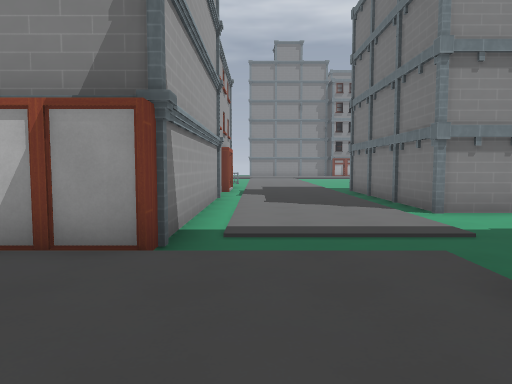
View 1 (above)

24 first-person views from a walk through a Godot game level. The camera is 1.5 m above the floor, tilts 4° down and sees 70° across. The floor is counted in squares, 2 m on a side. Each view is taken from the middle of a square. On the plan, view 1 faces up. The plan holds only what a view shows up to about 11 squares ahead; the rest is blank. The place goes on beyond the plan. Some surface patterns are stand-ins.

View 2
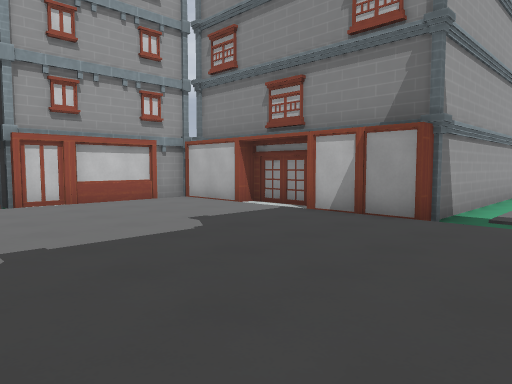

View 3
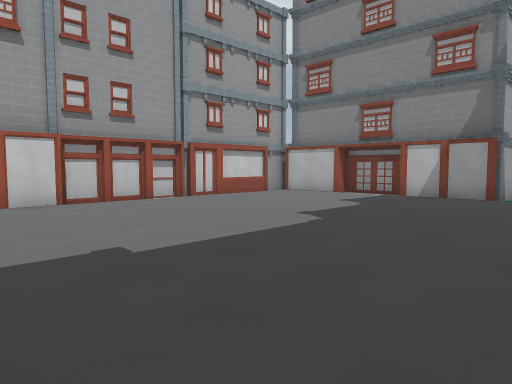

View 4
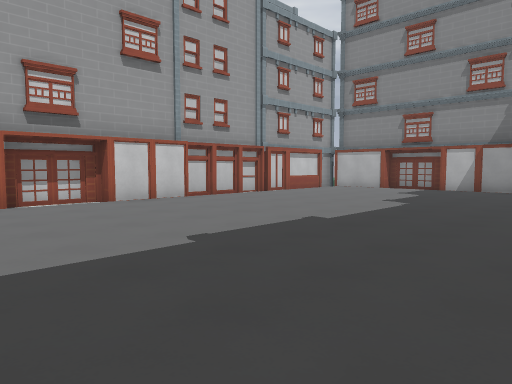

View 5
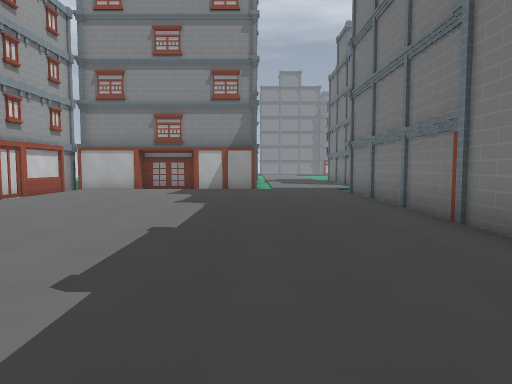

View 6
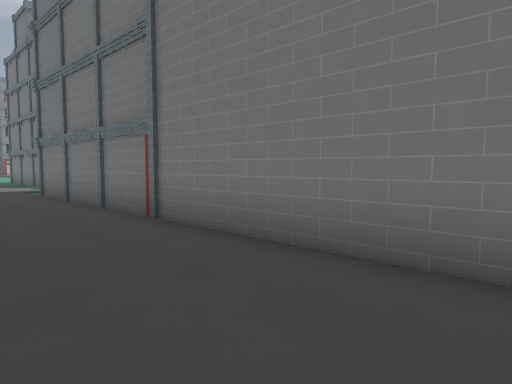

View 7
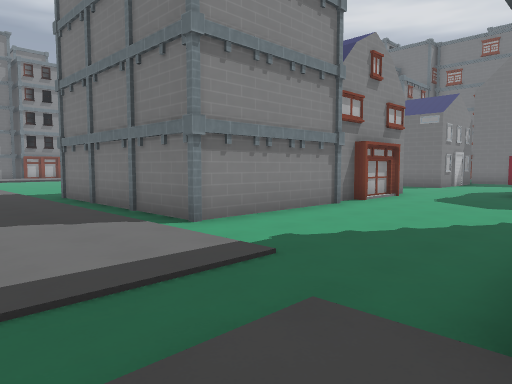

View 8
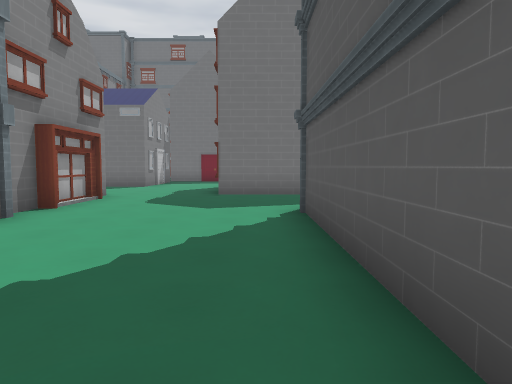

View 9
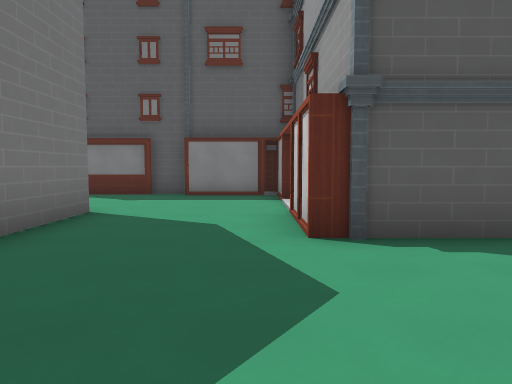

View 10
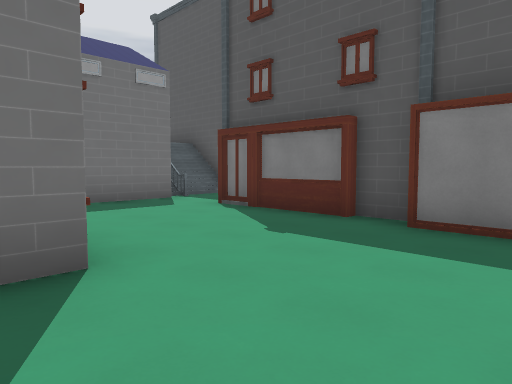

View 11
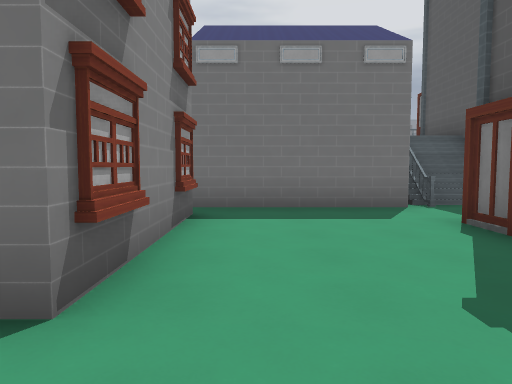

View 12
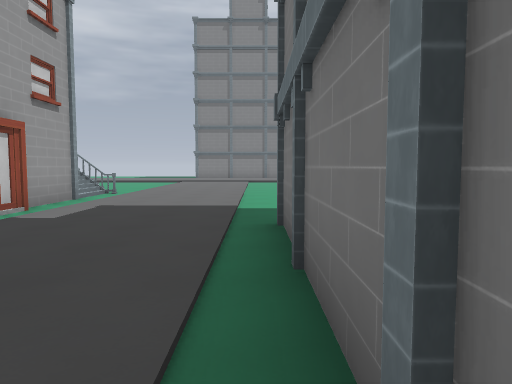

View 13
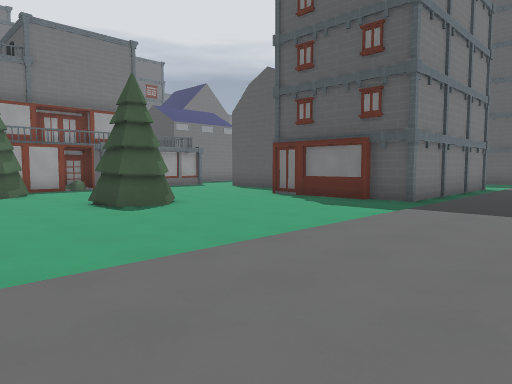

View 14
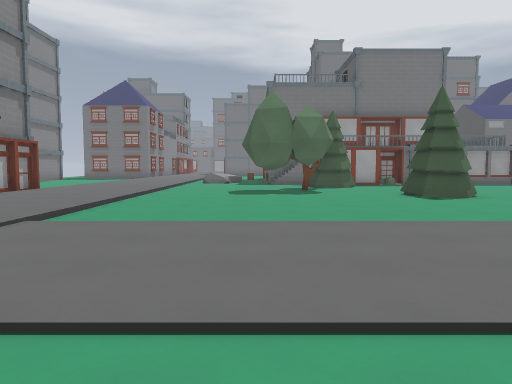

View 15
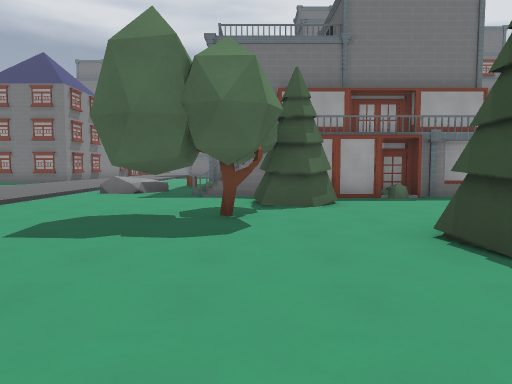

View 16
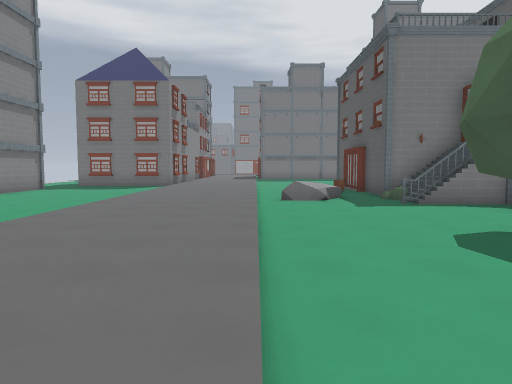

View 17
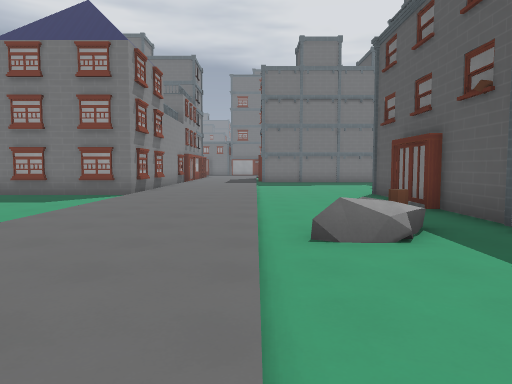

View 18
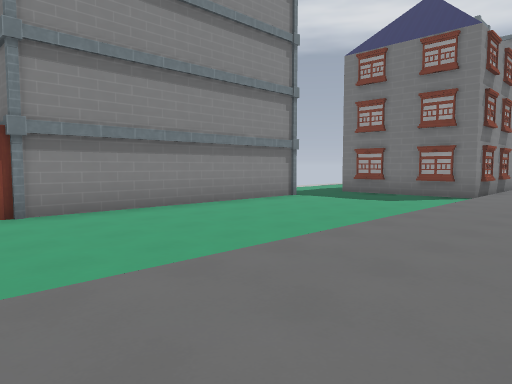

View 19
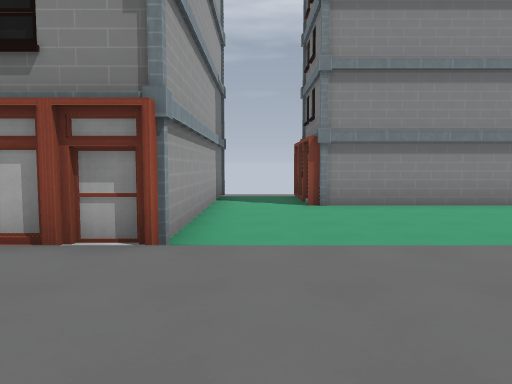

View 20
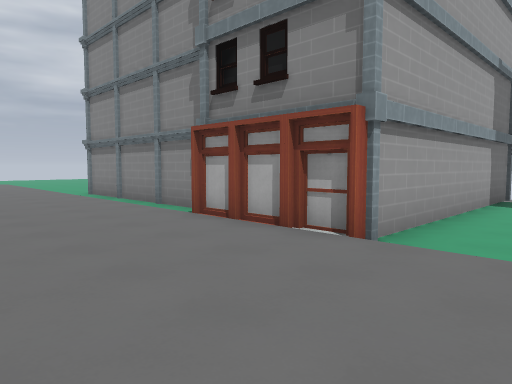

View 21
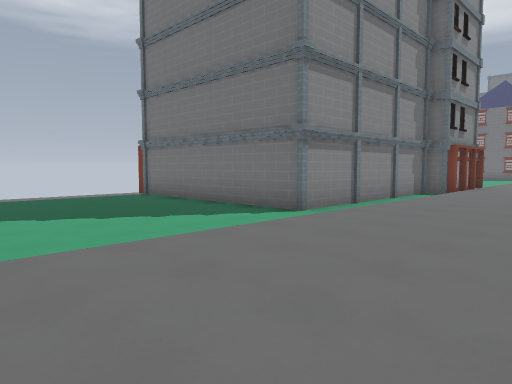

View 22
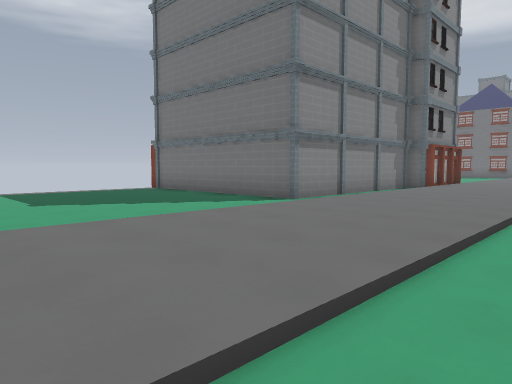

View 23
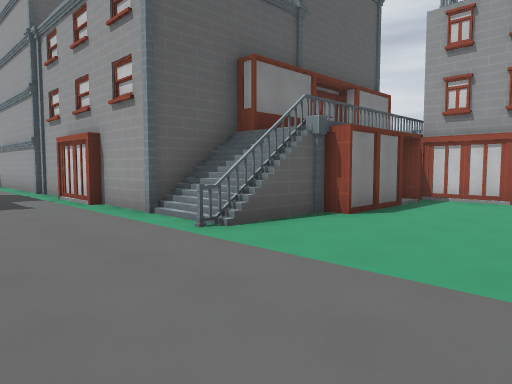

View 24
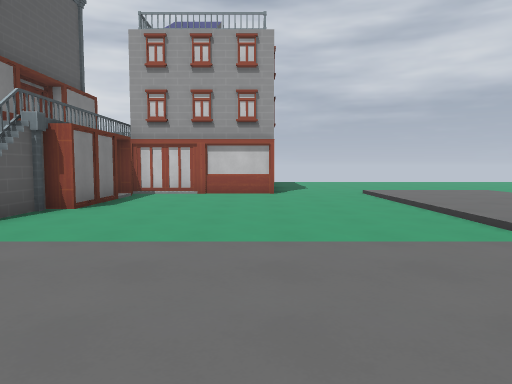

### Floor plan
Key: @ floor where view 1 was taken; # wall or solid block; x gap in a wall; . main floor; : floor 0.25 m higher than the main floor; / step, stairs or slope; D closed door; ^ raised ledge; T tree; R rock; B bush; O other object.
Columns run from 7 left of view 1 to 21 right of it. Each row starts with its distance up from view 1.
 36                 #
 35   .....#        #.#
 34   .....#        D.D
 33   .....#        D.D####D##
 32  ......#        #...........#
 31  ......#        #...........#
 30  ......#######  #...........#
 29  ............##DD...........#
 28 /::::::::::::::::::::::::::::
 27 /::::::::::::::::::::::::::::
 26 /::::::::::::::::::::::::::::
 25 ///////:::///////////////////
 24 .......:::...........RR......
 23 .......:::............R  ....
 22 #......:::.......T......#DD..
 21 #......:::.......x..#B###DD##
 20 D......:::.......TTT#/#O
 19 D.##...:::........TT# #
 18 #D#####:::....TT....#
 17   #^///:::....TT....B D
 16     ###:::......  ..D D
 15       #:::.......   # #
 14       D:::.......     #
 13       D:::.###D.
 12       #:::.#
 11       #:::.#
 10       #:::.#
  9       #:::.D
  8       #:::.#
  7       #:::.#####DD#..
  6       #:::...........
  5       #:::...........
  4 ##DD###............#
  3 #////////..........#
  2 #::::::::#######...#
  1 #::::::::#     #...#
  0 D::::::@:#     D...####.#
 -1 D::::::::#     D........#
 -2 #::::::::#     #........#
 -3 #::::::::#     #........#
 -4 #::::::::D     D#####DD.##
 -5 #::::::::#             .///
 -6 D::::::::#                ###
 -7 D::::::::#
 -8 #::::::::D
 -9      ::::D

Positions as (right, up) in squares from view 1, and headings:
1: (0, 0), facing up
2: (1, -2), facing up-left
3: (1, -6), facing up-left
4: (1, -9), facing up-left
5: (-1, -9), facing up
6: (-1, -9), facing up-right
7: (0, 2), facing up-right
8: (2, 3), facing right
9: (9, 6), facing down
10: (9, 1), facing down-right
11: (10, -1), facing right
12: (3, 8), facing up
13: (0, 21), facing down-right
14: (-2, 22), facing right
15: (4, 20), facing right
16: (5, 25), facing right
17: (10, 25), facing right
18: (10, 26), facing up-right
19: (10, 25), facing up
20: (11, 25), facing up-left
21: (-6, 25), facing up-right
22: (-7, 24), facing up-right
23: (2, 22), facing down-left
24: (3, 22), facing left
